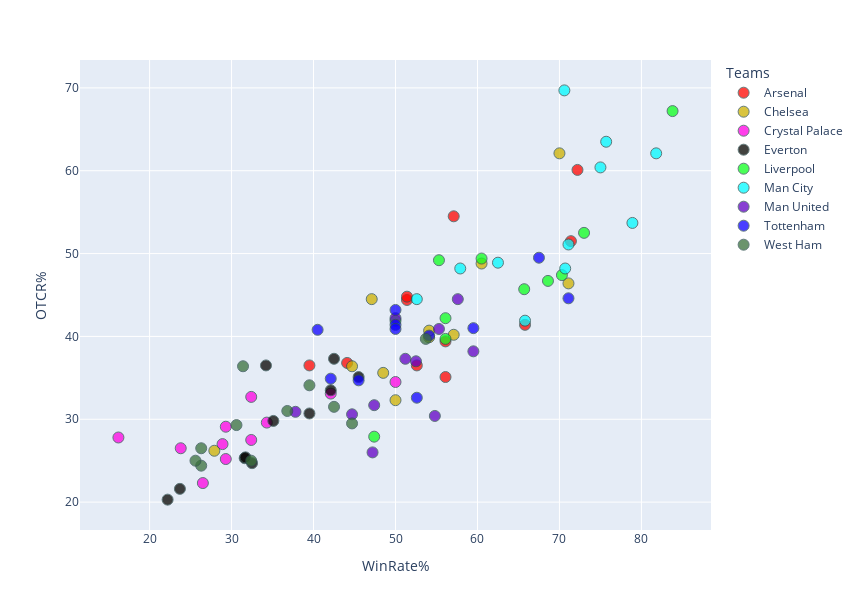

Notebook code cell kept with this figure:
### Code cell
Team_Colours = {
    "Arsenal": "#ff0500",
    "Chelsea": "#cdb100",
    "Crystal Palace": "#FF00E3",
    "Everton": "#040300",
    "Liverpool": "#0eff1f",
    "Man City": "#00FAFF",
    "Man United": "#6100c4",
    "Tottenham": "#0d00ff",
    "West Ham": "#3a713c"
}

fig = px.scatter(EverySeason_Yearly_1424_DF, x="WinRate%", y="OTCR%", color="Team", title="", opacity=0.75, hover_data=["Year"], color_discrete_map=Team_Colours)
fig.update_traces(textposition="top center", marker=dict(size=11, line=dict(width=1, color="DarkSlateGrey")))
fig.update_layout(height=610, width=860, legend_title="Teams")

fig.show()

### Figure 1 — Plotly figure (JSON) as saved in the notebook; plotly's stock layout.template omitted (floating-point values rounded to 4 significant figures)
{"data": [{"customdata": [[2014], [2015], [2016], [2017], [2018], [2019], [2020], [2021], [2022], [2023], [2024]], "hovertemplate": "Team=Arsenal<br>WinRate%=%{x}<br>OTCR%=%{y}<br>Year=%{customdata[0]}<extra></extra>", "legendgroup": "Arsenal", "marker": {"color": "#ff0500", "line": {"color": "DarkSlateGrey", "width": 1}, "opacity": 0.75, "size": 11, "symbol": "circle"}, "mode": "markers", "name": "Arsenal", "orientation": "v", "showlegend": true, "textposition": "top center", "type": "scatter", "x": [52.6, 65.8, 51.4, 56.1, 51.4, 39.5, 44.1, 56.1, 71.4, 57.1, 72.2], "xaxis": "x", "y": [36.5, 41.4, 44.4, 39.4, 44.8, 36.5, 36.8, 35.1, 51.5, 54.5, 60.1], "yaxis": "y"}, {"customdata": [[2014], [2015], [2016], [2017], [2018], [2019], [2020], [2021], [2022], [2023], [2024]], "hovertemplate": "Team=Chelsea<br>WinRate%=%{x}<br>OTCR%=%{y}<br>Year=%{customdata[0]}<extra></extra>", "legendgroup": "Chelsea", "marker": {"color": "#cdb100", "line": {"color": "DarkSlateGrey", "width": 1}, "opacity": 0.75, "size": 11, "symbol": "circle"}, "mode": "markers", "name": "Chelsea", "orientation": "v", "showlegend": true, "textposition": "top center", "type": "scatter", "x": [71.1, 44.7, 60.5, 70.0, 54.1, 50.0, 47.1, 57.1, 48.5, 27.9, 54.1], "xaxis": "x", "y": [46.4, 36.4, 48.8, 62.1, 39.9, 32.3, 44.5, 40.2, 35.6, 26.2, 40.7], "yaxis": "y"}, {"customdata": [[2014], [2015], [2016], [2017], [2018], [2019], [2020], [2021], [2022], [2023], [2024]], "hovertemplate": "Team=Crystal Palace<br>WinRate%=%{x}<br>OTCR%=%{y}<br>Year=%{customdata[0]}<extra></extra>", "legendgroup": "Crystal Palace", "marker": {"color": "#FF00E3", "line": {"color": "DarkSlateGrey", "width": 1}, "opacity": 0.75, "size": 11, "symbol": "circle"}, "mode": "markers", "name": "Crystal Palace", "orientation": "v", "showlegend": true, "textposition": "top center", "type": "scatter", "x": [28.9, 50.0, 16.2, 29.3, 32.4, 42.1, 26.5, 29.3, 34.3, 23.8, 32.4], "xaxis": "x", "y": [27.0, 34.5, 27.8, 25.2, 27.5, 33.1, 22.3, 29.1, 29.6, 26.5, 32.7], "yaxis": "y"}, {"customdata": [[2014], [2015], [2016], [2017], [2018], [2019], [2020], [2021], [2022], [2023], [2024]], "hovertemplate": "Team=Everton<br>WinRate%=%{x}<br>OTCR%=%{y}<br>Year=%{customdata[0]}<extra></extra>", "legendgroup": "Everton", "marker": {"color": "#040300", "line": {"color": "DarkSlateGrey", "width": 1}, "opacity": 0.75, "size": 11, "symbol": "circle"}, "mode": "markers", "name": "Everton", "orientation": "v", "showlegend": true, "textposition": "top center", "type": "scatter", "x": [42.1, 34.2, 31.6, 42.5, 35.1, 39.5, 45.5, 32.5, 23.7, 31.7, 22.2], "xaxis": "x", "y": [33.5, 36.5, 25.3, 37.3, 29.8, 30.7, 35.1, 24.7, 21.6, 25.4, 20.3], "yaxis": "y"}, {"customdata": [[2014], [2015], [2016], [2017], [2018], [2019], [2020], [2021], [2022], [2023], [2024]], "hovertemplate": "Team=Liverpool<br>WinRate%=%{x}<br>OTCR%=%{y}<br>Year=%{customdata[0]}<extra></extra>", "legendgroup": "Liverpool", "marker": {"color": "#0eff1f", "line": {"color": "DarkSlateGrey", "width": 1}, "opacity": 0.75, "size": 11, "symbol": "circle"}, "mode": "markers", "name": "Liverpool", "orientation": "v", "showlegend": true, "textposition": "top center", "type": "scatter", "x": [60.5, 47.4, 55.3, 50.0, 73.0, 83.8, 65.7, 56.1, 68.6, 56.1, 70.3], "xaxis": "x", "y": [49.4, 27.9, 49.2, 41.9, 52.5, 67.2, 45.7, 42.2, 46.7, 39.7, 47.4], "yaxis": "y"}, {"customdata": [[2014], [2015], [2016], [2017], [2018], [2019], [2020], [2021], [2022], [2023], [2024]], "hovertemplate": "Team=Man City<br>WinRate%=%{x}<br>OTCR%=%{y}<br>Year=%{customdata[0]}<extra></extra>", "legendgroup": "Man City", "marker": {"color": "#00FAFF", "line": {"color": "DarkSlateGrey", "width": 1}, "opacity": 0.75, "size": 11, "symbol": "circle"}, "mode": "markers", "name": "Man City", "orientation": "v", "showlegend": true, "textposition": "top center", "type": "scatter", "x": [71.1, 57.9, 52.6, 75.0, 75.7, 78.9, 62.5, 81.8, 70.6, 70.7, 65.8], "xaxis": "x", "y": [51.1, 48.2, 44.5, 60.4, 63.5, 53.7, 48.9, 62.1, 69.7, 48.2, 41.9], "yaxis": "y"}, {"customdata": [[2014], [2015], [2016], [2017], [2018], [2019], [2020], [2021], [2022], [2023], [2024]], "hovertemplate": "Team=Man United<br>WinRate%=%{x}<br>OTCR%=%{y}<br>Year=%{customdata[0]}<extra></extra>", "legendgroup": "Man United", "marker": {"color": "#6100c4", "line": {"color": "DarkSlateGrey", "width": 1}, "opacity": 0.75, "size": 11, "symbol": "circle"}, "mode": "markers", "name": "Man United", "orientation": "v", "showlegend": true, "textposition": "top center", "type": "scatter", "x": [50.0, 47.4, 55.3, 52.5, 59.5, 44.7, 57.6, 51.2, 47.2, 54.8, 37.8], "xaxis": "x", "y": [42.2, 31.7, 40.9, 37.0, 38.2, 30.6, 44.5, 37.3, 26.0, 30.4, 30.9], "yaxis": "y"}, {"customdata": [[2014], [2015], [2016], [2017], [2018], [2019], [2020], [2021], [2022], [2023], [2024]], "hovertemplate": "Team=Tottenham<br>WinRate%=%{x}<br>OTCR%=%{y}<br>Year=%{customdata[0]}<extra></extra>", "legendgroup": "Tottenham", "marker": {"color": "#0d00ff", "line": {"color": "DarkSlateGrey", "width": 1}, "opacity": 0.75, "size": 11, "symbol": "circle"}, "mode": "markers", "name": "Tottenham", "orientation": "v", "showlegend": true, "textposition": "top center", "type": "scatter", "x": [52.6, 50.0, 54.1, 67.5, 71.1, 42.1, 45.5, 50.0, 59.5, 50.0, 40.5], "xaxis": "x", "y": [32.6, 41.4, 40.1, 49.5, 44.6, 34.9, 34.7, 43.2, 41.0, 40.9, 40.8], "yaxis": "y"}, {"customdata": [[2014], [2015], [2016], [2017], [2018], [2019], [2020], [2021], [2022], [2023], [2024]], "hovertemplate": "Team=West Ham<br>WinRate%=%{x}<br>OTCR%=%{y}<br>Year=%{customdata[0]}<extra></extra>", "legendgroup": "West Ham", "marker": {"color": "#3a713c", "line": {"color": "DarkSlateGrey", "width": 1}, "opacity": 0.75, "size": 11, "symbol": "circle"}, "mode": "markers", "name": "West Ham", "orientation": "v", "showlegend": true, "textposition": "top center", "type": "scatter", "x": [44.7, 26.3, 39.5, 25.6, 36.8, 32.4, 31.4, 53.7, 30.6, 42.5, 26.3], "xaxis": "x", "y": [29.5, 24.4, 34.1, 25.0, 31.0, 25.0, 36.4, 39.7, 29.3, 31.5, 26.5], "yaxis": "y"}], "layout": {"height": 610, "legend": {"title": {"text": "Teams"}, "tracegroupgap": 0}, "margin": {"t": 60}, "width": 860, "xaxis": {"anchor": "y", "domain": [0, 1], "title": {"text": "WinRate%"}}, "yaxis": {"anchor": "x", "domain": [0, 1], "title": {"text": "OTCR%"}}}}
